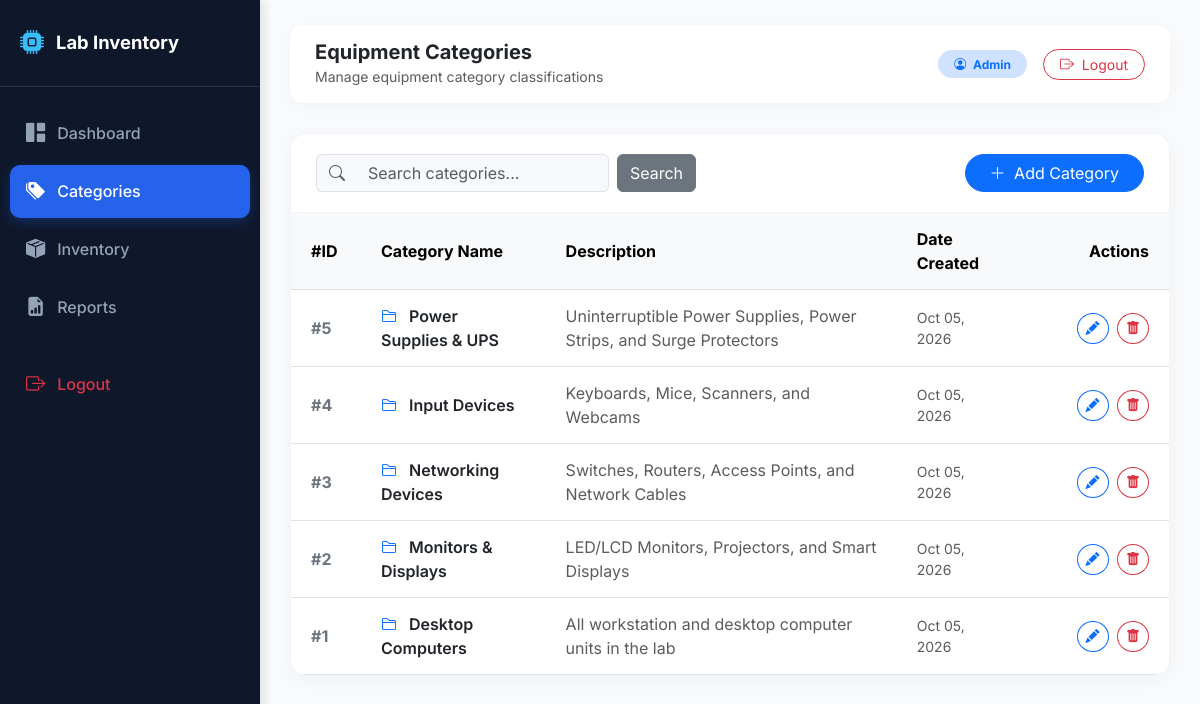
The app's page /categories.php (signed in) with its own data.
### tables this page shows
CREATE TABLE `categories` (
  `id` INT AUTO_INCREMENT PRIMARY KEY,
  `category_name` VARCHAR(100) NOT NULL UNIQUE,
  `description` TEXT NULL,
  `created_at` TIMESTAMP DEFAULT CURRENT_TIMESTAMP
);

### categories.php (the view, shortened to what this page needs)
<?php
require_once 'config.php';
$search_term = trim($_GET['search'] ?? '');
$categories = [];
if (!empty($search_term)) {
    $search_param = "%" . $search_term . "%";
    $stmt = $conn->prepare("SELECT * FROM categories WHERE category_name LIKE ? OR description LIKE ? ORDER BY id DESC");
    $stmt->bind_param("ss", $search_param, $search_param);
    $stmt->execute();
    $result = $stmt->get_result();
} else {
    $result = $conn->query("SELECT * FROM categories ORDER BY id DESC");
}
if ($result) {
    while ($row = $result->fetch_assoc()) {
        $categories[] = $row;
    }
}
?>
<!DOCTYPE html>
<html lang="en">
<head>
    <link href="https://cdn.jsdelivr.net/npm/bootstrap@5.3.0/dist/css/bootstrap.min.css" rel="stylesheet">
    <link href="https://cdn.jsdelivr.net/npm/bootstrap-icons@1.10.5/font/bootstrap-icons.css" rel="stylesheet">
</head>
<body>
    <aside class="sidebar">
        <div class="sidebar-brand">
            <i class="bi bi-cpu-fill"></i>
            <span>Lab Inventory</span>
        </div>
        <ul class="sidebar-menu">
            <li class="nav-item">
                <a href="dashboard.php" class="nav-link">
                    <i class="bi bi-grid-1x2-fill"></i>
                    <span>Dashboard</span>
                </a>
            </li>
            <li class="nav-item">
                <a href="categories.php" class="nav-link active">
                    <i class="bi bi-tags-fill"></i>
                    <span>Categories</span>
                </a>
            </li>
            <li class="nav-item">
                <a href="inventory.php" class="nav-link">
                    <i class="bi bi-box-seam-fill"></i>
                    <span>Inventory</span>
                </a>
            </li>
            <li class="nav-item">
                <a href="reports.php" class="nav-link">
                    <i class="bi bi-file-earmark-bar-graph-fill"></i>
                    <span>Reports</span>
                </a>
            </li>
            <li class="nav-item mt-4">
                <a href="logout.php" class="nav-link text-danger">
                    <i class="bi bi-box-arrow-right"></i>
                    <span>Logout</span>
                </a>
            </li>
        </ul>
    </aside>
    <main class="main-content">
        <header class="top-navbar">
            <div>
                <h5 class="fw-bold mb-0 text-dark">Equipment Categories</h5>
                <small class="text-muted">Manage equipment category classifications</small>
            </div>
            <div class="d-flex align-items-center gap-3">
                <span class="badge bg-primary-subtle text-primary px-3 py-2 rounded-pill">
                    <i class="bi bi-person-circle me-1"></i> Admin
                </span>
                <a href="logout.php" class="btn btn-outline-danger btn-sm rounded-pill px-3">
                    <i class="bi bi-box-arrow-right me-1"></i> Logout
                </a>
            </div>
        </header>
        <div class="content-card">
            <div class="content-card-header">
                <form action="categories.php" method="GET" class="d-flex gap-2" style="max-width: 380px; width: 100%;">
                    <div class="input-group">
                        <span class="input-group-text bg-light border-end-0"><i class="bi bi-search text-muted"></i></span>
                        <input type="text"
                               name="search"
                               class="form-control border-start-0 bg-light"
                               placeholder="Search categories..."
                               value="<?php echo htmlspecialchars($search_term); ?>">
                    </div>
                    <button type="submit" class="btn btn-secondary">Search</button>
                </form>
                <button type="button" class="btn btn-primary rounded-pill px-4" data-bs-toggle="modal" data-bs-target="#addCategoryModal">
                    <i class="bi bi-plus-lg me-1"></i> Add Category
                </button>
            </div>
            <div class="table-responsive">
                <table class="table table-hover align-middle mb-0">
                    <thead class="table-light">
                        <tr>
                            <th style="width: 70px;">#ID</th>
                            <th>Category Name</th>
                            <th>Description</th>
                            <th>Date Created</th>
                            <th class="text-end" style="width: 150px;">Actions</th>
                        </tr>
                    </thead>
                    <tbody>
                        <?php if (!empty($categories)): ?>
                            <?php foreach ($categories as $cat): ?>
                                <tr>
                                    <td class="fw-bold text-secondary">#<?php echo $cat['id']; ?></td>
                                    <td class="fw-semibold text-dark">
                                        <i class="bi bi-folder2 me-2 text-primary"></i>
                                        <?php echo htmlspecialchars($cat['category_name']); ?>
                                    </td>
                                    <td class="text-muted">
                                        <?php echo !empty($cat['description']) ? htmlspecialchars($cat['description']) : '<span class="fst-italic text-black-50">No description</span>'; ?>
                                    </td>
                                    <td class="small text-muted">
                                        <?php echo date('M d, Y', strtotime($cat['created_at'])); ?>
                                    </td>
                                    <td class="text-end">
                                        <button type="button"
                                                class="btn btn-sm btn-outline-primary me-1 rounded-circle"
                                                data-bs-toggle="modal"
                                                data-bs-target="#editCategoryModal<?php echo $cat['id']; ?>"
                                                title="Edit Category">
                                            <i class="bi bi-pencil-fill"></i>
                                        </button>
                                        <a href="categories.php?action=delete&id=<?php echo $cat['id']; ?>"
                                           class="btn btn-sm btn-outline-danger rounded-circle"
                                           onclick="return confirm('Are you sure you want to delete category \'<?php echo addslashes($cat['category_name']); ?>\'?');"
                                           title="Delete Category">
                                            <i class="bi bi-trash-fill"></i>
                                        </a>
                                    </td>
                                </tr>
                            <?php endforeach; ?>
                        <?php endif; ?>
                    </tbody>
                </table>
            </div>
        </div>
    </main>
</body>
  </htmL>

### categories.php (style rules this page uses)
:root { --sidebar-width: 260px; --primary-color: #2563eb; --dark-bg: #0f172a; --light-bg: #f8fafc; }
body { font-family: 'Inter', sans-serif; background-color: var(--light-bg); color: #334155; overflow-x: hidden; margin: 0; }
.sidebar { width: var(--sidebar-width); height: 100vh; position: fixed; top: 0; left: 0; background-color: var(--dark-bg); color: #ffffff; z-index: 1000; transition: all 0.3s ease; box-shadow: 4px 0 10px rgba(0, 0, 0, 0.1); }
.sidebar-brand { padding: 25px 20px; font-size: 1.15rem; font-weight: 700; color: #ffffff; border-bottom: 1px solid rgba(255, 255, 255, 0.1); display: flex; align-items: center; gap: 12px; }
.sidebar-brand i { font-size: 1.5rem; color: #38bdf8; }
.sidebar-menu { padding: 20px 10px; list-style: none; margin: 0; }
.sidebar-menu .nav-item { margin-bottom: 5px; }
.sidebar-menu .nav-link { color: #94a3b8; padding: 12px 16px; border-radius: 10px; font-weight: 500; display: flex; align-items: center; gap: 12px; transition: all 0.2s ease; text-decoration: none; }
.sidebar-menu .nav-link:hover, .sidebar-menu .nav-link.active { color: #ffffff; background-color: var(--primary-color); box-shadow: 0 4px 12px rgba(37, 99, 235, 0.3); }
.sidebar-menu .nav-link i { font-size: 1.2rem; }
.main-content { margin-left: var(--sidebar-width); padding: 25px 30px; min-height: 100vh; }
.top-navbar { background: #ffffff; border-radius: 14px; padding: 15px 25px; box-shadow: 0 4px 20px rgba(0, 0, 0, 0.03); margin-bottom: 30px; display: flex; justify-content: space-between; align-items: center; }
.content-card { background: #ffffff; border-radius: 16px; box-shadow: 0 4px 20px rgba(0, 0, 0, 0.04); border: 1px solid #f1f5f9; overflow: hidden; }
.content-card-header { padding: 20px 25px; border-bottom: 1px solid #f1f5f9; display: flex; justify-content: space-between; align-items: center; flex-wrap: wrap; gap: 15px; }
.table > :not(caption) > * > * { padding: 14px 20px; vertical-align: middle; }

### records on screen
categories: id "5", category_name "Power Supplies & UPS", description "Uninterruptible Power Supplies, Power Strips, and Surge Protectors", created_at "Oct 05, 2026"
categories: id "4", category_name "Input Devices", description "Keyboards, Mice, Scanners, and Webcams", created_at "Oct 05, 2026"
categories: id "3", category_name "Networking Devices", description "Switches, Routers, Access Points, and Network Cables", created_at "Oct 05, 2026"
categories: id "2", category_name "Monitors & Displays", description "LED/LCD Monitors, Projectors, and Smart Displays", created_at "Oct 05, 2026"
categories: id "1", category_name "Desktop Computers", description "All workstation and desktop computer units in the lab", created_at "Oct 05, 2026"
